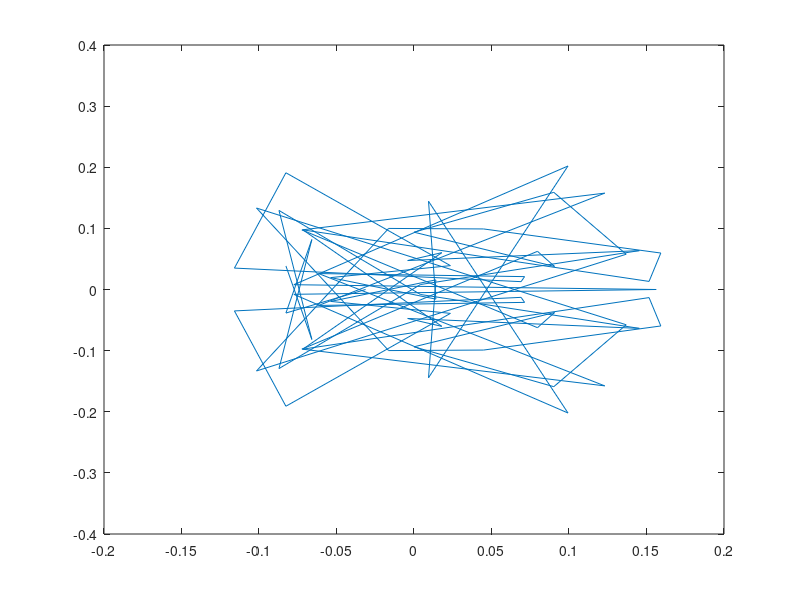

Source code (MATLAB):
% The purpose of this exercise is to illustrate the DFT property that 
% circular convolution in time becomes multiplication in the discretized frequency domain
% i.e the DFT space
 

% this next block creates a 15 sample long model impulse response
% with zero padding
h_tmp = [0.01 0.1 -0.04 0.02 -0.00001];
h_tmp = upsample(h_tmp, 3);
h = zeros(64,1);
h(1:15) = h_tmp;


% generate random =- 1 values to simulate data in the frequency domain
W = 2*round(rand(64,1)) - 1; 
% plot(W)

% take the ifft to geenerate time-domain samples
w = ifft(W);
plot(w)


% we are now going to try two different things. the first is the convolution of x with the impulse response of the channel

y_reg_conv = conv(w,h);

% create a new vector which will contain a portion of the periodically extended version of the desired transmit signal.
tilde_w = zeros(64+15,1);
tilde_w(1:15) = w(end-14:end);
tilde_w(16:end) = w;

y_periodic_ext_conv = conv(tilde_w, h);

% take the fft of h
H = fft(h);

% the desired behavior is for the IFFT of Y to be the product of the IFFT of W and the IFFT of H
Y_desired = W.*H;


% now, we shall check which of the time-domain y signals results in something closer to Y_desired
% this is the fft of the regular w convolved with the channel.
Y_reg_conv = fft(y_reg_conv(1:64));

% this is the fft of the signal that results from periodically extending a portion of w in the beginning
% and filtering that through the channel 
Y_periodic_ext_conv = fft(y_periodic_ext_conv(16:16+64-1));



% plot(real(Y_desired), 'r-s');
% hold on;
% plot(real(Y_reg_conv), 'b-o');
% plot(real(Y_periodic_ext_conv), 'm');
% % hold off
% legend('DFT of Desired', 'DFT of Regular Convolution', 'DFT of Periodically Extended Convolution');


%%%%%%%%%%%%%%%%%%%%%%%%%%%%%
%%% Questions
%%%%%%%%%%%%%%%%%%%%%%%%%%%%%

% 1. Compare the three graphs

% It is pretty clear that the Periodically extended version more closely
% matches that of the desired data (almost perfectly, which is pretty
% cool). The Regular convolution has generally the right shape, but a
% shifted amplitude.

% 2. With respect to the periodic convolution -> multiplication of the DFT
% property, explain what you see.

% I'm not too positive on this one. My intuition is that there is a "shift"
% in aplitude taking place somewhere, but don't have a huge grasp.

% 3. Why was it only necessary to periodically extend w by 15 samples?
%    Hint: The impulse response h has length 15

% I imagine so that the peak of the impulse response is not oversampled...
%

% 4. The periodic extension of the end of a set of time domain samples 
%    in OFDM is called a cyclic-prefix, and is meant to simulate circular
%    convolution in real-world channels which perform regular convolution
%    The impulse responses can be safely approximated as being of finite 
%    duration. Why is this called the cyclic prefix?

% To capture the impulse cycle.

% 5. Divide out the channel effects from Y_periodic_ext_conv and 
%    Y_reg_conv (note that you have to use the complex numbers here)
%    Plot the real parts of both signals and compare

% sans_H_periodic = Y_periodic_ext_conv./H
% sans_H_reg = Y_reg_conv./H
% 
% 
% plot(real(sans_H_periodic))
% plot(real(sans_H_reg))
% legend('Periodic','Reg')
